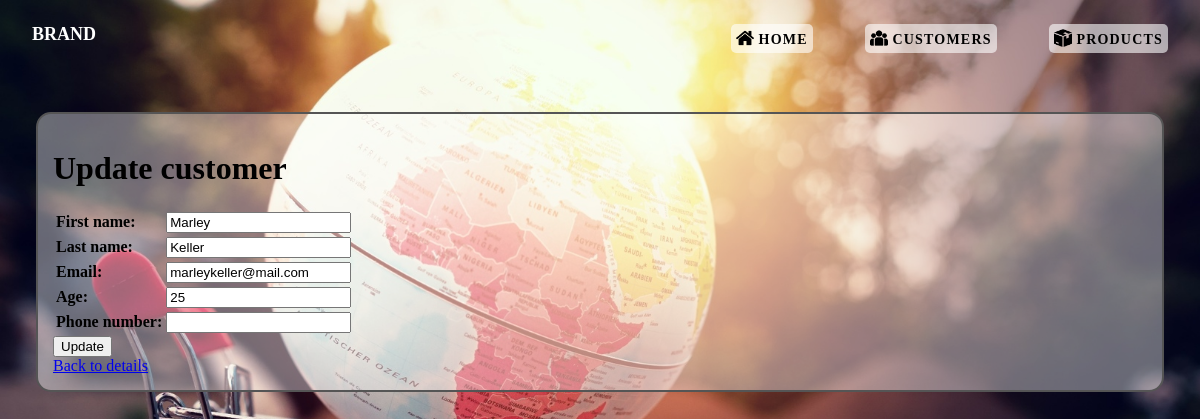
/shopping/customers/2/update, run on an earlier commit of the app's database.
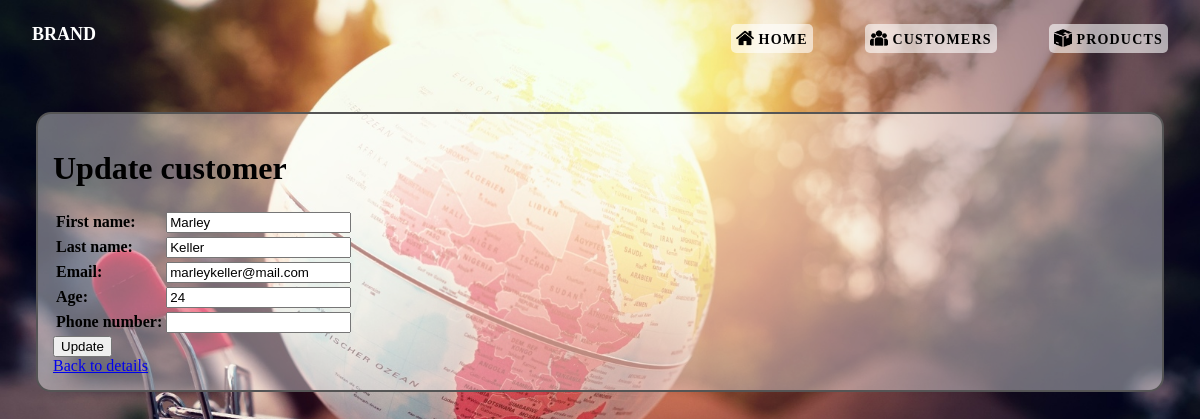
And on a later commit of the database.
### shopping/models.py (models this page shows, shortened)
class Customer(models.Model):
    first_name = models.CharField(max_length=200)
    last_name = models.CharField(max_length=200)
    email = models.EmailField(max_length=200, unique=True)
    age = models.IntegerField()
    phone_number = models.CharField(max_length=200, blank=True, null=True)

### shopping/views.py (the view, shortened to what this page needs)
# urls.py: path("customers/<int:customer_id>/update", views.update_customer, name="customer_update"),
def update_customer(request, customer_id):
    try:
        customer = Customer.objects.get(id=customer_id)
    except Customer.DoesNotExist:
        return HttpResponse('Customer not found', status=404)
    form = CustomerAddForm2(instance=customer)
    context = {
        'form': form,
        'customer': customer
    }
    return render(request, 'shopping/customer_update.html', context)

### shopping/forms.py
class CustomerAddForm2(forms.ModelForm):
    class Meta:
        model = Customer
        fields = '__all__'

### shopping/templates/shopping/customer_update.html (shortened to what this page needs)
{% load static %}
<!DOCTYPE html>
<html lang="en">
    <head>
        <link rel="stylesheet" type="text/css" href="{% static 'css/master.css' %}">
    </head>
    <body>
        {% include "shopping/header.html" %}
        <main>
            <h1>Update customer</h1>
            <form method="POST">
                <table class="add">
                    {{ form.as_table }}
                </table>
                <input type="submit" value="Update">
            </form>
            <a href="{% url 'customer_details' customer_id=customer.id %}">Back to details</a>
        </main>
    </body>
</html>

What changed in the data, as far as the page shows it:
changed Customer "Marley": age "25" → "24"
